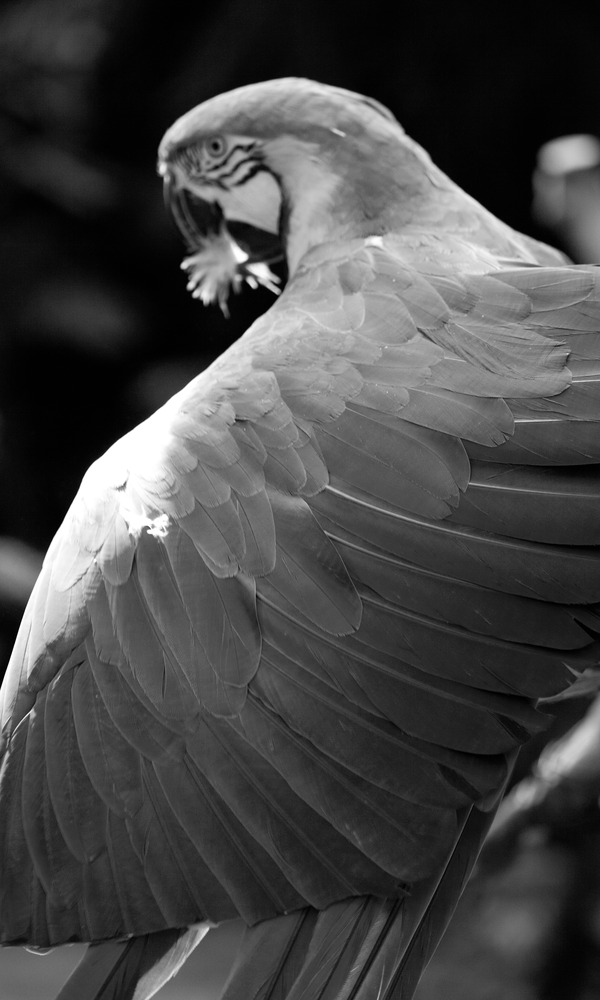
%> input picture rec/gray.png, 600 x 1000 px, shrunk from 1536 x 2560 before the run
$ octave main.m   (GNU Octave 9; MATLAB toolbox functions it lacks are replaced by stand-ins)
%> lines starting %> are read from the running program, lines starting %| are printed output that depends on the picture

% /usr/local/MATLAB/R2018a/bin/matlab -nojvm -nodisplay -r "main; exit"
% octave main.m

% Load an input image.
in = cast(imread('../rec/gray.png'), 'uint8');
%> in is the input picture: size 1000x600 uint8; min 0, max 255, mean 70.6
out = zeros(size(in), 'uint8');

tic;
image = zeros(size(in)+2, 'uint16');
[n,m] = size(image);
%> n = 1002; m = 602
x=2:n-1; y=2:m-1;
%> after `x=2:n-1`: x = 1000 values from 2 to 1001
%> after `y=2:m-1`: y = 600 values from 2 to 601
image(x, y) = cast(in, 'uint16');
gx = (image(x+1, y)-image(x-1, y))./2;
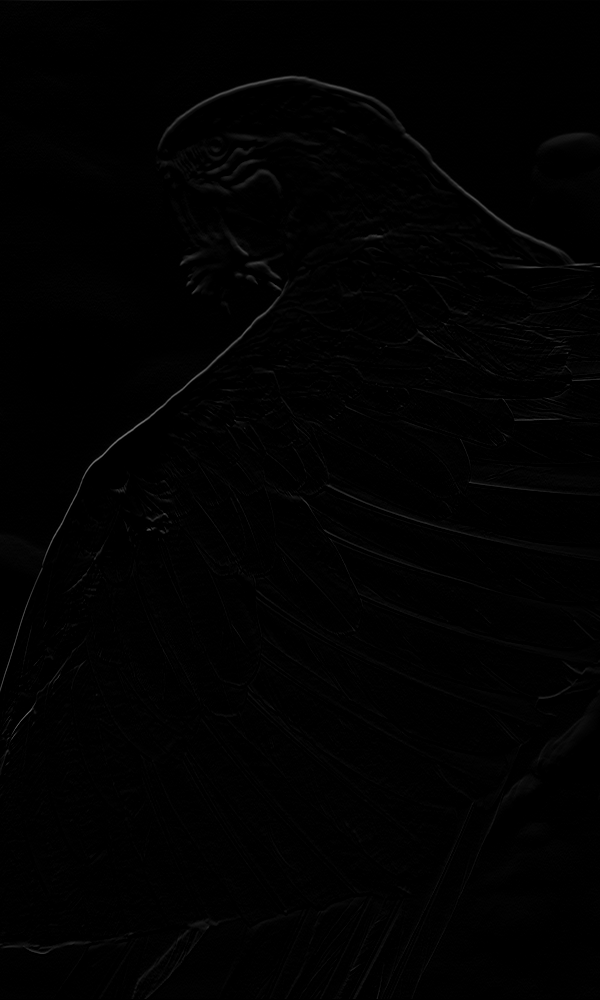
%> gx: size 1000x600 uint16; min 0, max 117, mean 1.5
gy = (image(x, y+1)-image(x, y-1))./2;
g_mag = gx.*gx + gy.*gy;
out = cast(g_mag, 'uint8');
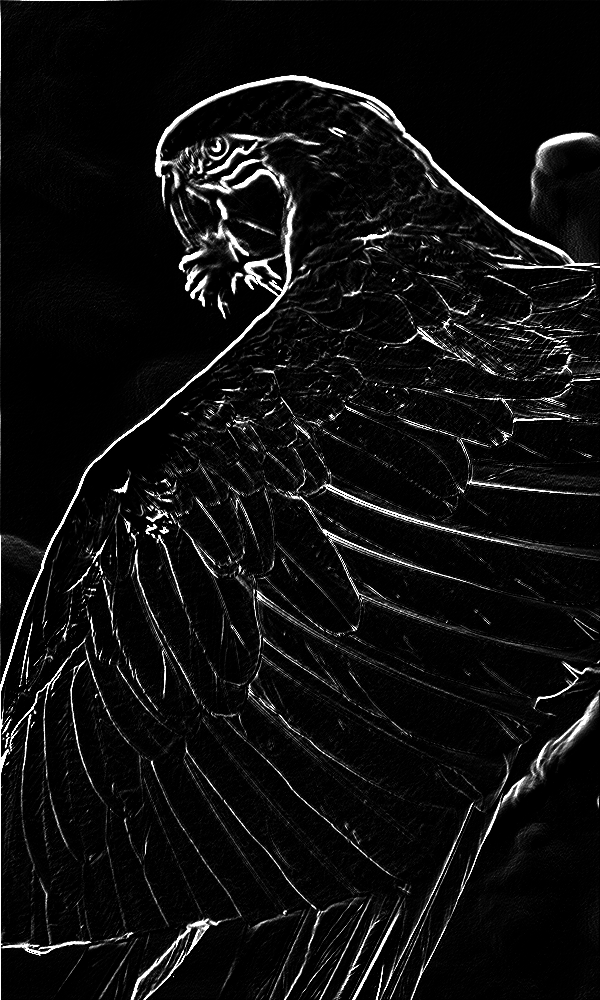
%> out: size 1000x600 uint8; min 0, max 255, mean 15.8
toc;

% disp( size(out) )
disp( min(out(:) ) )
%| 0
disp( max(out(:) ) )
%| 255

out_halide = zeros(size(in), 'uint8');

tic;
%> (the run ends here)
